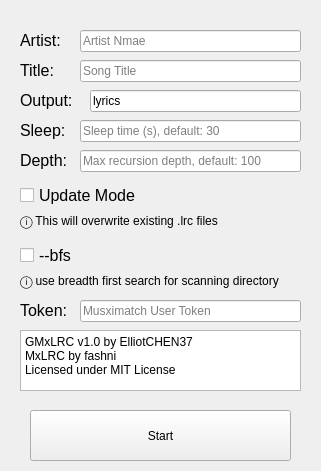
<?xml version="1.0" encoding="UTF-8"?>
<ui version="4.0">
 <class>MainWindow</class>
 <widget class="QMainWindow" name="MainWindow">
  <property name="geometry">
   <rect>
    <x>0</x>
    <y>0</y>
    <width>321</width>
    <height>471</height>
   </rect>
  </property>
  <property name="font">
   <font>
    <family>Arial</family>
   </font>
  </property>
  <property name="windowTitle">
   <string>GMxLRC</string>
  </property>
  <property name="locale">
   <locale language="English" country="UnitedStates"/>
  </property>
  <widget class="QWidget" name="centralwidget">
   <widget class="QLabel" name="Artist_lab">
    <property name="geometry">
     <rect>
      <x>20</x>
      <y>30</y>
      <width>58</width>
      <height>21</height>
     </rect>
    </property>
    <property name="font">
     <font>
      <family>Arial</family>
      <pointsize>12</pointsize>
     </font>
    </property>
    <property name="text">
     <string>Artist:</string>
    </property>
   </widget>
   <widget class="QLineEdit" name="Artist_in">
    <property name="geometry">
     <rect>
      <x>80</x>
      <y>30</y>
      <width>221</width>
      <height>22</height>
     </rect>
    </property>
    <property name="placeholderText">
     <string>Artist Nmae</string>
    </property>
   </widget>
   <widget class="QLabel" name="Title_lab">
    <property name="geometry">
     <rect>
      <x>20</x>
      <y>60</y>
      <width>58</width>
      <height>21</height>
     </rect>
    </property>
    <property name="font">
     <font>
      <family>Arial</family>
      <pointsize>12</pointsize>
     </font>
    </property>
    <property name="text">
     <string>Title:</string>
    </property>
   </widget>
   <widget class="QLineEdit" name="Title_in">
    <property name="geometry">
     <rect>
      <x>80</x>
      <y>60</y>
      <width>221</width>
      <height>22</height>
     </rect>
    </property>
    <property name="text">
     <string/>
    </property>
    <property name="placeholderText">
     <string>Song Title</string>
    </property>
   </widget>
   <widget class="QLabel" name="Output_lab">
    <property name="geometry">
     <rect>
      <x>20</x>
      <y>90</y>
      <width>71</width>
      <height>21</height>
     </rect>
    </property>
    <property name="font">
     <font>
      <family>Arial</family>
      <pointsize>12</pointsize>
     </font>
    </property>
    <property name="text">
     <string>Output:</string>
    </property>
   </widget>
   <widget class="QLineEdit" name="Output_in">
    <property name="geometry">
     <rect>
      <x>90</x>
      <y>90</y>
      <width>211</width>
      <height>22</height>
     </rect>
    </property>
    <property name="text">
     <string>lyrics</string>
    </property>
    <property name="placeholderText">
     <string>Output directory, default: lyrics</string>
    </property>
   </widget>
   <widget class="QLineEdit" name="Sleep_in">
    <property name="geometry">
     <rect>
      <x>80</x>
      <y>120</y>
      <width>221</width>
      <height>22</height>
     </rect>
    </property>
    <property name="placeholderText">
     <string>Sleep time (s), default: 30</string>
    </property>
   </widget>
   <widget class="QLabel" name="Sleep_lab">
    <property name="geometry">
     <rect>
      <x>20</x>
      <y>120</y>
      <width>61</width>
      <height>21</height>
     </rect>
    </property>
    <property name="font">
     <font>
      <family>Arial</family>
      <pointsize>12</pointsize>
     </font>
    </property>
    <property name="text">
     <string>Sleep:</string>
    </property>
   </widget>
   <widget class="QLineEdit" name="Depth_in">
    <property name="geometry">
     <rect>
      <x>80</x>
      <y>150</y>
      <width>221</width>
      <height>22</height>
     </rect>
    </property>
    <property name="placeholderText">
     <string>Max recursion depth, default: 100</string>
    </property>
   </widget>
   <widget class="QLabel" name="Depth_lab">
    <property name="geometry">
     <rect>
      <x>20</x>
      <y>150</y>
      <width>61</width>
      <height>21</height>
     </rect>
    </property>
    <property name="font">
     <font>
      <family>Arial</family>
      <pointsize>12</pointsize>
     </font>
    </property>
    <property name="text">
     <string>Depth:</string>
    </property>
   </widget>
   <widget class="QCheckBox" name="Update_chk">
    <property name="geometry">
     <rect>
      <x>20</x>
      <y>180</y>
      <width>281</width>
      <height>31</height>
     </rect>
    </property>
    <property name="font">
     <font>
      <family>Arial</family>
      <pointsize>12</pointsize>
     </font>
    </property>
    <property name="accessibleDescription">
     <string/>
    </property>
    <property name="text">
     <string>Update Mode</string>
    </property>
   </widget>
   <widget class="QLabel" name="Update_des">
    <property name="geometry">
     <rect>
      <x>20</x>
      <y>210</y>
      <width>281</width>
      <height>21</height>
     </rect>
    </property>
    <property name="text">
     <string>ⓘ This will overwrite existing .lrc files</string>
    </property>
   </widget>
   <widget class="QCheckBox" name="bfs_chk">
    <property name="geometry">
     <rect>
      <x>20</x>
      <y>240</y>
      <width>281</width>
      <height>31</height>
     </rect>
    </property>
    <property name="font">
     <font>
      <family>Arial</family>
      <pointsize>12</pointsize>
     </font>
    </property>
    <property name="accessibleDescription">
     <string/>
    </property>
    <property name="text">
     <string>--bfs</string>
    </property>
   </widget>
   <widget class="QLabel" name="bfs_des">
    <property name="geometry">
     <rect>
      <x>20</x>
      <y>270</y>
      <width>281</width>
      <height>21</height>
     </rect>
    </property>
    <property name="text">
     <string>ⓘ use breadth first search for scanning directory</string>
    </property>
   </widget>
   <widget class="QLineEdit" name="Token_in">
    <property name="geometry">
     <rect>
      <x>80</x>
      <y>300</y>
      <width>221</width>
      <height>22</height>
     </rect>
    </property>
    <property name="placeholderText">
     <string>Musximatch User Token</string>
    </property>
   </widget>
   <widget class="QLabel" name="Token_lab">
    <property name="geometry">
     <rect>
      <x>20</x>
      <y>300</y>
      <width>61</width>
      <height>21</height>
     </rect>
    </property>
    <property name="font">
     <font>
      <family>Arial</family>
      <pointsize>12</pointsize>
     </font>
    </property>
    <property name="text">
     <string>Token:</string>
    </property>
   </widget>
   <widget class="QTextEdit" name="info">
    <property name="enabled">
     <bool>true</bool>
    </property>
    <property name="geometry">
     <rect>
      <x>20</x>
      <y>330</y>
      <width>281</width>
      <height>61</height>
     </rect>
    </property>
    <property name="readOnly">
     <bool>true</bool>
    </property>
    <property name="html">
     <string>&lt;!DOCTYPE HTML PUBLIC &quot;-//W3C//DTD HTML 4.0//EN&quot; &quot;http://www.w3.org/TR/REC-html40/strict.dtd&quot;&gt;
&lt;html&gt;&lt;head&gt;&lt;meta name=&quot;qrichtext&quot; content=&quot;1&quot; /&gt;&lt;style type=&quot;text/css&quot;&gt;
p, li { white-space: pre-wrap; }
&lt;/style&gt;&lt;/head&gt;&lt;body style=&quot; font-family:'Arial'; font-size:9pt; font-weight:400; font-style:normal;&quot;&gt;
&lt;p style=&quot; margin-top:0px; margin-bottom:0px; margin-left:0px; margin-right:0px; -qt-block-indent:0; text-indent:0px;&quot;&gt;GMxLRC v1.0 by ElliotCHEN37&lt;/p&gt;
&lt;p style=&quot; margin-top:0px; margin-bottom:0px; margin-left:0px; margin-right:0px; -qt-block-indent:0; text-indent:0px;&quot;&gt;MxLRC by fashni&lt;/p&gt;
&lt;p style=&quot; margin-top:0px; margin-bottom:0px; margin-left:0px; margin-right:0px; -qt-block-indent:0; text-indent:0px;&quot;&gt;Licensed under MIT License&lt;/p&gt;&lt;/body&gt;&lt;/html&gt;</string>
    </property>
   </widget>
   <widget class="QPushButton" name="pushButton">
    <property name="geometry">
     <rect>
      <x>30</x>
      <y>410</y>
      <width>261</width>
      <height>51</height>
     </rect>
    </property>
    <property name="text">
     <string>Start</string>
    </property>
   </widget>
  </widget>
 </widget>
 <resources>
  <include location="resource.qrc"/>
 </resources>
 <connections/>
</ui>
